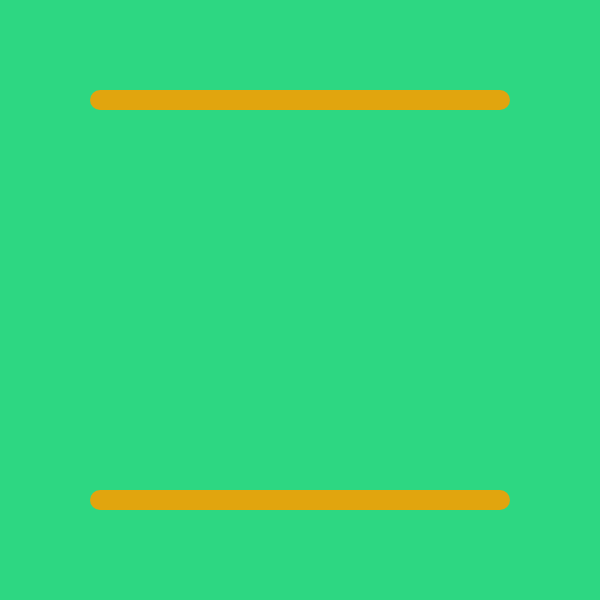
Frame 1 (no input)
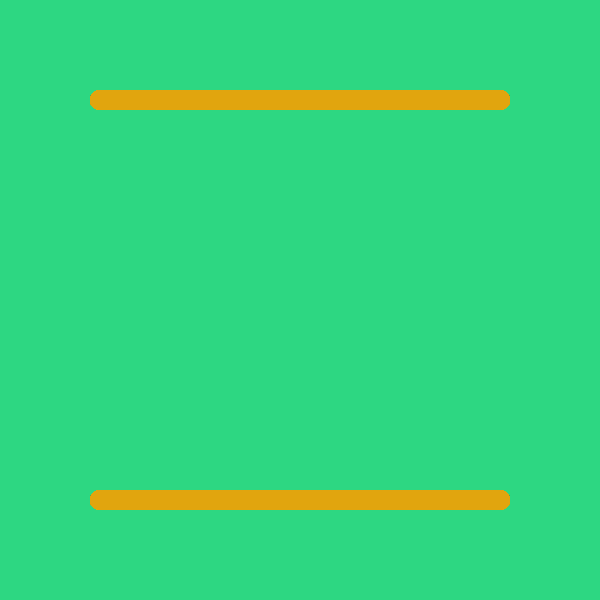
Frame 60 (no input)
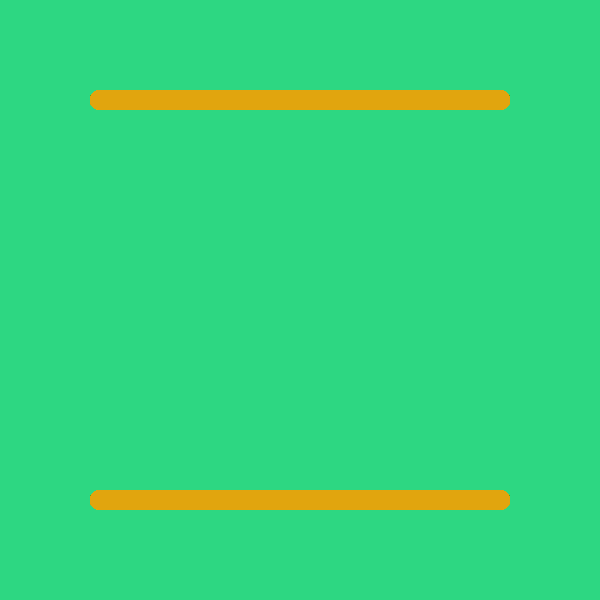
Frame 120 (the mouse pressed at the canvas centre since frame 60)

The p5.js sketch that drew these frames (run headless with seeded random() and noise() and a simulated clock; from frame 60 on, the mouse is pressed at the canvas centre):

// p5.js sketch
// ── sketch.js
/*
Challenge:

Now we know how to draw outlines, color them and control their thickness.
Let's draw a smore by only using line(), stroke() and strokeWeight().

I think this might be the perfect smore!
http://www.puremadnesschocolate.com/media/wysiwyg/chocolate_smores_blog.jpg


Let's add some nice white eyes and black pupils.

Bonus: make some more smores but this time use rect()
*/

var setup = function() {
  	createCanvas(600, 600);
  	background(45, 215, 130);
};

var draw = function() {
	// yellow Graham cracker
	stroke(225, 165, 14);
	strokeWeight(20);
	line(100, 500, 500, 500);
	line(100, 100, 500, 100);
};
